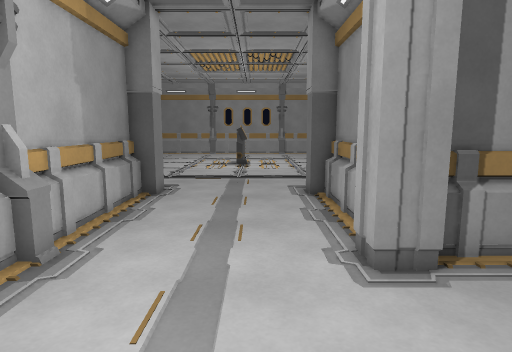
[1] (above)

18 first-person views from a walk through a 3-D level made in the Godot game engine. The camera is 1.4 m above the floor, tilts 8° down and sees 75° across. Doors that lead somewhere are drawn open, without their leaves. The floor is counted in squares, 0.5 m on a side. Each view is taken from the middle of a square. On the plan, view 1 faces up. The plan holds only what a view shows up to about 20 squares ahead; the rest is blank. The place goes on beyond the plan. Flat picture figures and markers are not drawn.

[2]
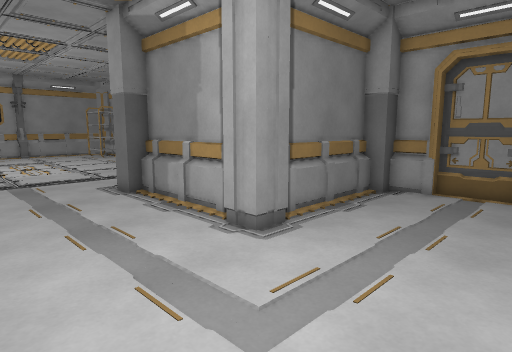

[3]
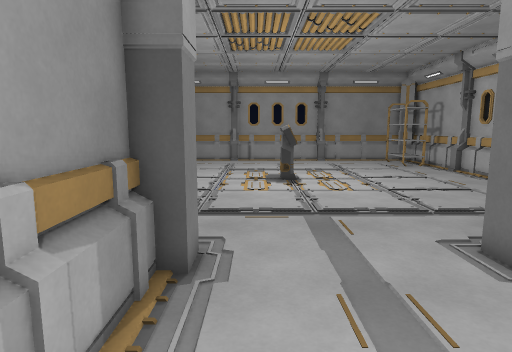

[4]
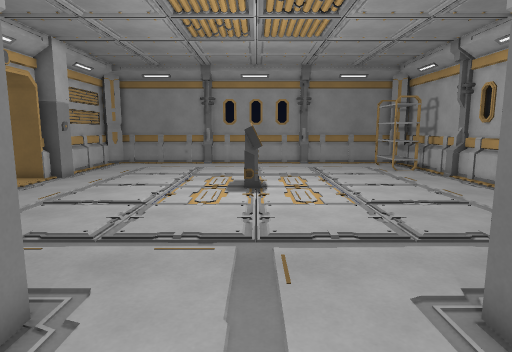

[5]
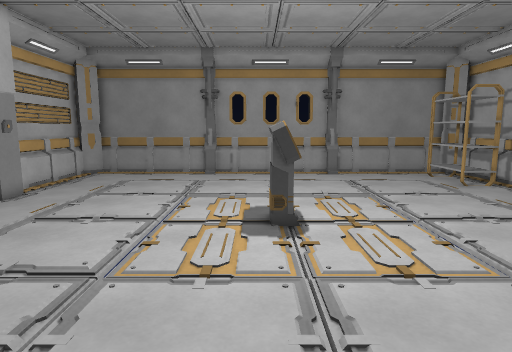

[6]
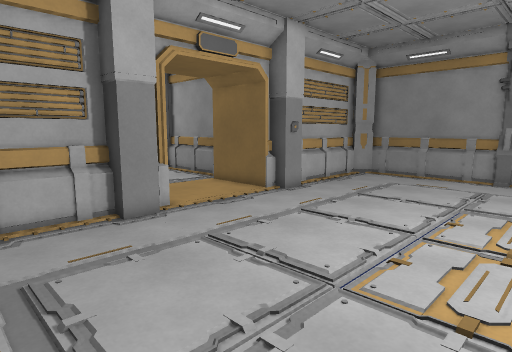

[7]
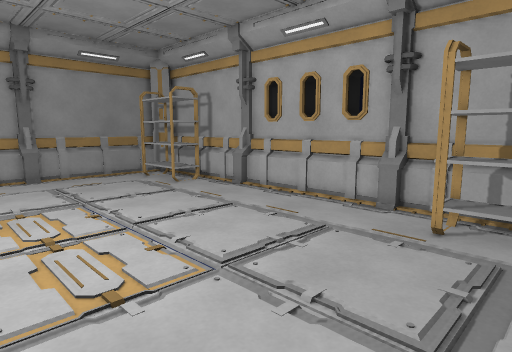

[8]
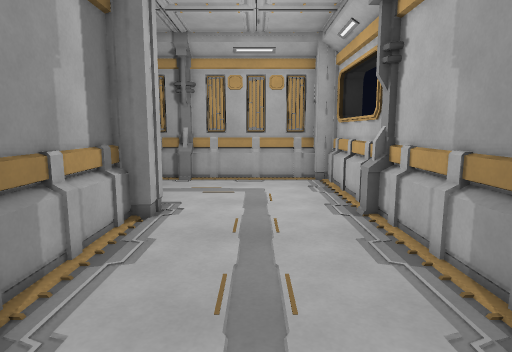

[9]
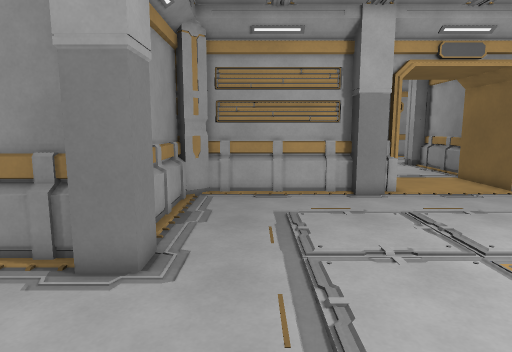

[10]
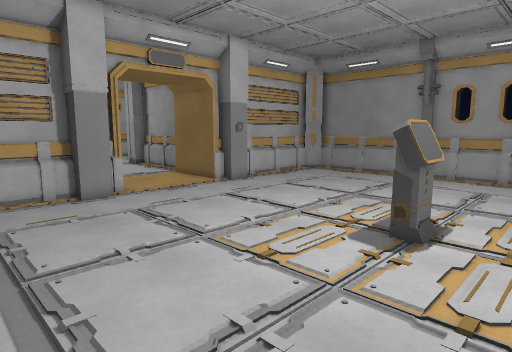

[11]
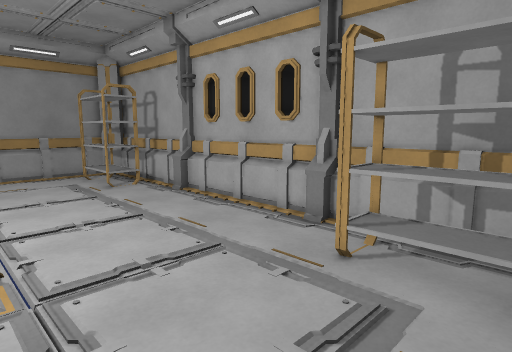

[12]
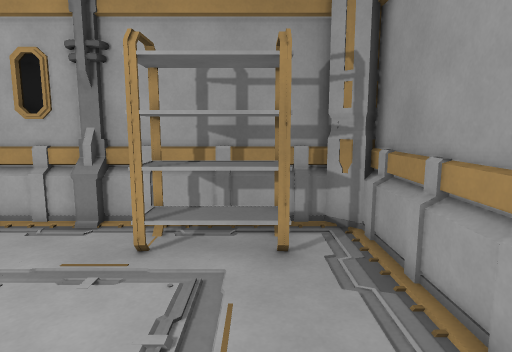

[13]
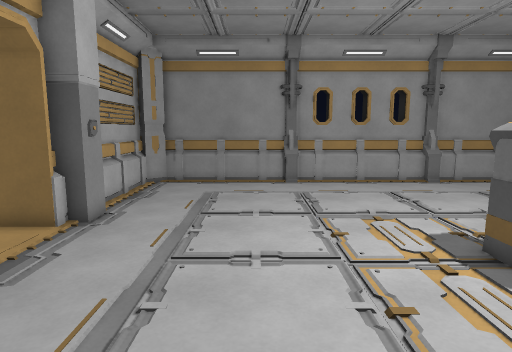

[14]
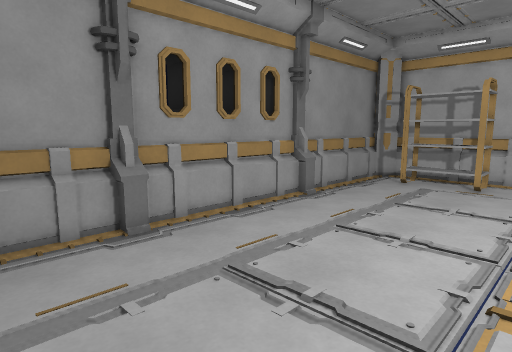

[15]
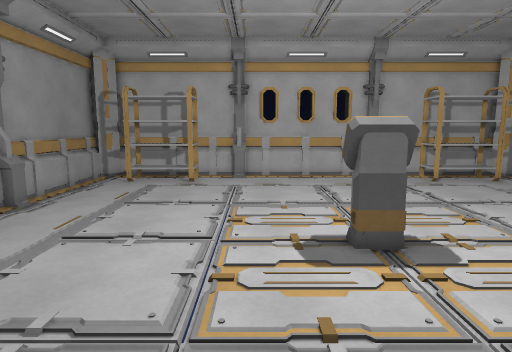

[16]
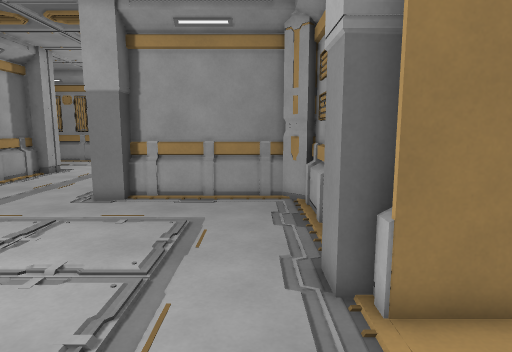

[17]
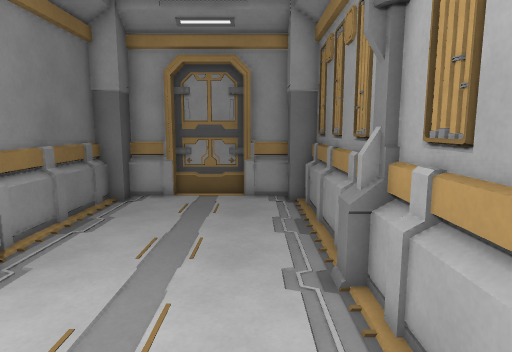

[18]
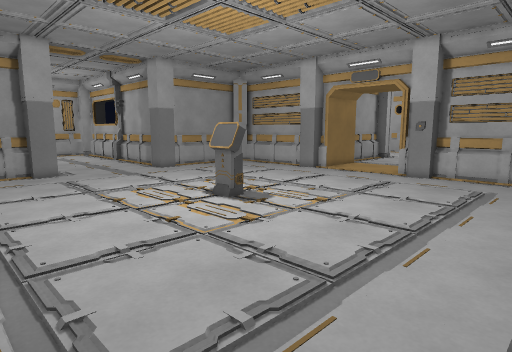

### Floor plan
Key: @ floor where view 1 was taken; # wall or solid block; . floor; D open door; C column; M computer; B button; S shelf.
Columns run from 15 left of view 1 to 12 right of it. Each row starts with its distance up from view 1.
 39   #########################
 38   #.......................#
 37   #.....................S.#
 36   #....................SSS#
 35   #....................SSS#
 34   #....................SSS#
 33   #....................SSS#
 32  ##...................... #
 31  # B......................#
 30 ##C.......................#
 29 D  .......................#
 28 D............MM...........#
 27 D............MM...........#
 26 D.............M...........#
 25 D  .......................#
 24 ##C.......................#
 23  # C......................#
 22  #C...................... #
 21  ##....................SSS#
 20  ##....................SSS#
 19   #....................SSS#
 18   #....................SSS#
 17   #.....................S.#
 16   #.......C.......C.......#
 15   ######## C.....C C#######
 14          #C.......###
 13          ##.......#
 12           #.......#
 11           #.......#
 10           #.......#
  9           #.......#
  8           #.......###
  7           #......C#C#####C
  6           #.......C.......#
  5           #...............##
  4           #...............##
  3           #................#
  2           #............... #
  1           #...............##
  0           C....@..........#
 -1           #C###############
 -2           ###

Where each view was taken, in squares from view 1:
view 1: 0 up, 0 right, facing up
view 2: 0 up, 4 left, facing up-right
view 3: 8 up, 3 left, facing up
view 4: 11 up, 1 left, facing up
view 5: 17 up, 2 left, facing up
view 6: 18 up, 2 left, facing up-left
view 7: 18 up, 1 left, facing up-right
view 8: 18 up, 1 left, facing down
view 9: 18 up, 2 right, facing left
view 10: 18 up, 2 right, facing up-left
view 11: 17 up, 2 right, facing up-right
view 12: 18 up, 1 right, facing right
view 13: 20 up, 7 left, facing up
view 14: 30 up, 9 left, facing up-right
view 15: 30 up, 9 left, facing right
view 16: 29 up, 11 left, facing down
view 17: 1 up, 3 left, facing right
view 18: 38 up, 8 right, facing down-left
